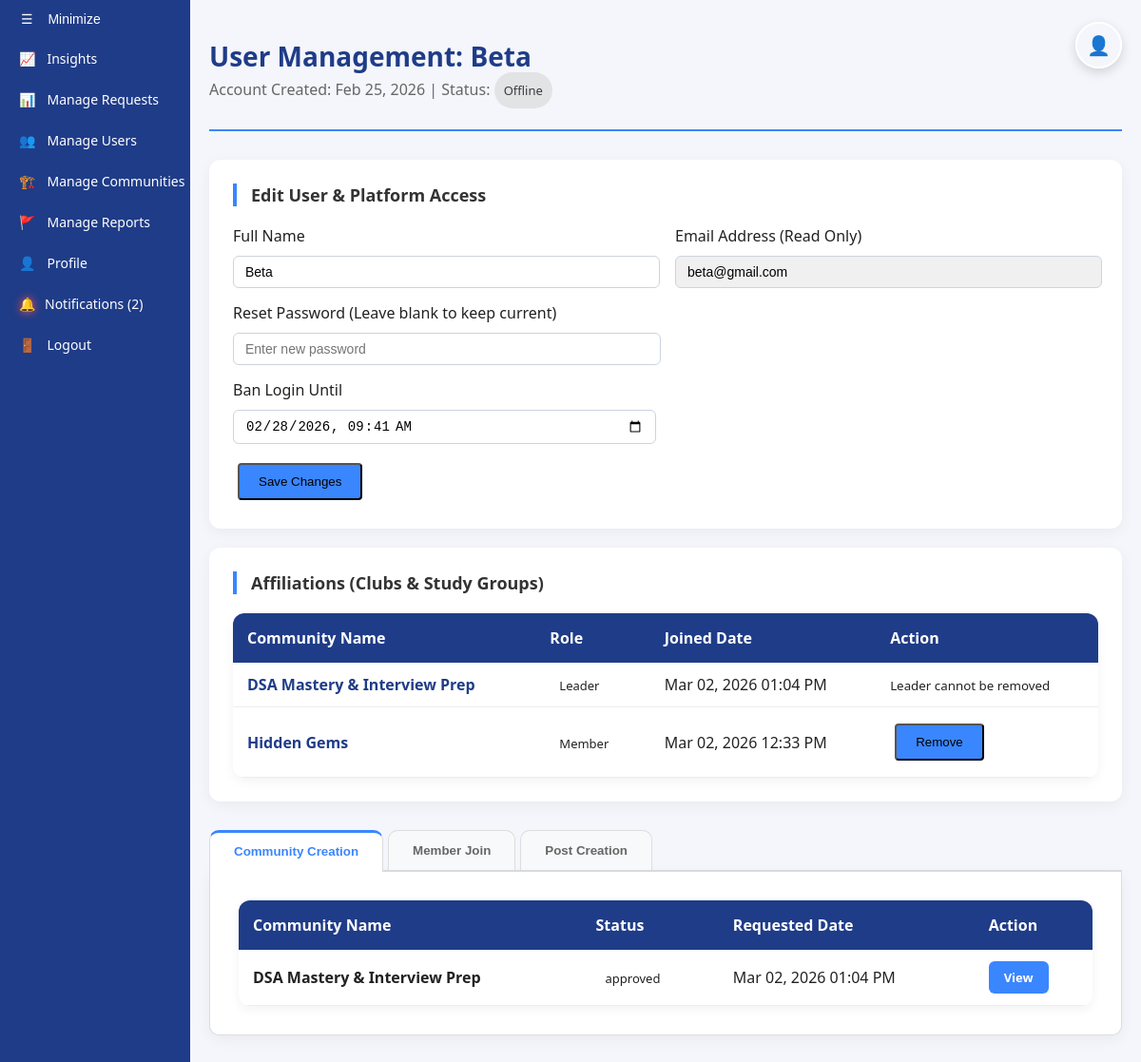
Page /views/view_user_detail.php?id=3 (signed in) on the committed database.
### tables this page shows
CREATE TABLE `users` (
  `id` int(11) NOT NULL,
  `fullname` varchar(100) NOT NULL,
  `email` varchar(100) NOT NULL,
  `google_id` varchar(255) DEFAULT NULL,
  `password` varchar(255) NOT NULL,
  `role` enum('user','admin') NOT NULL DEFAULT 'user',
  `created_at` timestamp NOT NULL DEFAULT current_timestamp(),
  `last_activity` datetime DEFAULT current_timestamp(),
  `ban_until` datetime DEFAULT NULL
);

CREATE TABLE `communities` (
  `id` int(11) NOT NULL,
  `leader_name` varchar(100) NOT NULL,
  `leader_email` varchar(100) NOT NULL,
  `community_name` varchar(100) NOT NULL,
  `type` enum('club','study_group') NOT NULL,
  `category` varchar(50) NOT NULL,
  `description` text NOT NULL,
  `profile_pic` varchar(255) DEFAULT NULL,
  `purpose` text NOT NULL,
  `disband_reason` text DEFAULT NULL,
  `appeal` text DEFAULT NULL,
  `status` enum('pending','approved','rejected','disband_pending') NOT NULL DEFAULT 'pending',
  `created_at` timestamp NOT NULL DEFAULT current_timestamp(),
  `pending_leader` varchar(100) DEFAULT NULL
);

### includes/functions.php (called while the page is built, shortened)
<?php
function isUserOnline($last_activity) {
    try {
        $now = new DateTime();
        $last = new DateTime($last_activity);
        $interval = $now->diff($last);
        return ($interval->i < 5 && $interval->h == 0 && $interval->d == 0);
    } catch (Exception $e) {
        return false;
    }
}
function formatDate($timestamp) {
    return date('M d, Y', strtotime($timestamp));
}
function h($string) {
    return htmlspecialchars($string, ENT_QUOTES, 'UTF-8');
}
?>

### views/view_user_detail.php (the view, shortened to what this page needs)
<?php
require_once __DIR__ . '/../includes/navbar.php';
require_once __DIR__ . '/../includes/functions.php';
$user_id = intval($_GET['id']);
$stmt = $conn->prepare("SELECT id, fullname, email, role, last_activity, ban_until, created_at FROM users WHERE id = ?");
$stmt->bind_param("i", $user_id);
$stmt->execute();
$user = $stmt->get_result()->fetch_assoc();
$target_email = $user['email'];
$is_online = isUserOnline($user['last_activity']);
$stmt = $conn->prepare("
    SELECT
        id,
        community_name,
        'leader' AS member_role,
        created_at AS joined_at
    FROM communities
    WHERE leader_email = ? AND status = 'approved'
    UNION ALL
    -- Get groups where the user is a MEMBER
    SELECT
        c.id,
        c.community_name,
        m.role AS member_role,
        m.joined_at
    FROM members m
    JOIN communities c ON m.community_id = c.id
    WHERE m.user_email = ?
    ORDER BY joined_at DESC
");
$stmt->bind_param("ss", $target_email, $target_email);
$stmt->execute();
$communities = $stmt->get_result();
$stmt_creation = $conn->prepare("SELECT id,community_name, status, created_at FROM communities WHERE leader_email = ?");
$stmt_creation->bind_param("s", $target_email);
$stmt_creation->execute();
$creation_requests = $stmt_creation->get_result();
?>
<link rel="stylesheet" href="../assets/css/global.css?v=<?php echo time(); ?>">
<link rel="stylesheet" href="../assets/css/dashboards.css?v=<?php echo time(); ?>">
<link rel="stylesheet" href="../assets/css/tab_system.css?v=<?php echo time(); ?>">
<link rel="stylesheet" href="../assets/css/toast.css?v=<?php echo time(); ?>">
<div class="main-content" id="main">
    <div class="dashboard-container">
        <div class="dashboard-header">
            <h1>User Management: <?= h($user['fullname']); ?></h1>
            <p>
                Account Created: <?= formatDate($user['created_at']); ?> |
                Status: <?= $is_online ? '<span class="status-badge online">● Online</span>' : '<span class="status-badge offline">Offline</span>' ?>
            </p>
        </div>
        <div class="admin-table-card mb-4">
            <h3>Edit User & Platform Access</h3>
            <form id="adminUpdateForm" action="../api/member_actions_handler.php" method="POST">
                <div class="row" style="display: flex; gap: 20px; flex-wrap: wrap;">
                    <div style="flex: 1;">
                        <label>Full Name</label>
                        <input type="text" name="new_name" class="filter-input" style="width:95%; margin-top: 10px"  value="<?= h($user['fullname']); ?>">
                    </div>
                    <div style="flex: 1;">
                        <label>Email Address (Read Only)</label>
                        <input type="email" class="filter-input" style="width:95%; background: #f0f0f0; cursor: not-allowed; margin-top: 10px" value="<?= h($user['email']); ?>" readonly>
                    </div>
                </div>
                <div class="row" style="display: flex; gap: 20px; margin-top: 15px;">
                    <div style="width: 49%;">
                        <label>Reset Password (Leave blank to keep current)</label>
                        <input type="password" name="reset_password" class="filter-input" style="width:95%;margin-top: 10px" placeholder="Enter new password">
                    </div>
                </div>
                <div class="row" style="margin-top: 15px;">
                    <label>Ban Login Until</label><br>
                    <input type="datetime-local" name="ban_until" class="filter-input" style="width:46%;margin-top: 10px" value="<?= $user['ban_until'] ? date('Y-m-d\TH:i', strtotime($user['ban_until'])) : ''; ?>">
                </div>
                <button type="button" onclick="confirmUpdate()" class="btn" style="margin-top:20px;">Save Changes</button>
            </form>
        </div>
        <div class="admin-table-card mb-4">
            <h3>Affiliations (Clubs & Study Groups)</h3>
            <table class="standard-table">
                <thead>
                    <tr>
                        <th>Community Name</th>
                        <th>Role</th>
                        <th>Joined Date</th>
                        <th>Action</th>
                    </tr>
                </thead>
                <tbody>
                    <?php while ($row = $communities->fetch_assoc()): ?>
                    <tr>
                        <td>
                            <a href="../views/view_club.php?id=<?= $row['id']; ?>" target="_blank" style="text-decoration: none; color: #1f3c88; font-weight: 600;">
                                <?= h($row['community_name']); ?>
                            </a>
                        </td>
                        <td><span class="status-badge"><?= ucfirst($row['member_role']); ?></span></td>
                        <td><?= date('M d, Y h:i A', strtotime($row['joined_at'])); ?></td>
                        <td>
                            <?php if ($row['member_role'] !== 'leader'): ?>
                            <form action="../api/member_actions_handler.php" method="POST" style="display:inline;" onsubmit="return confirmRemoval('<?= h($row['community_name']); ?>')">
                                <button type="submit" class="btn-danger btn ">Remove</button>
                            </form>
                            <?php else: ?>
                                <small>Leader cannot be removed</small>
                            <?php endif; ?>
                        </td>
                    </tr>
                    <?php endwhile; ?>
                </tbody>
            </table>
        </div>
        <div class="tab-system">
            <div class="tab-headers">
                <button class="tab-btn active" onclick="openTab(event, 'Creation')">Community Creation</button>
                <button class="tab-btn" onclick="openTab(event, 'Join')">Member Join</button>
                <button class="tab-btn" onclick="openTab(event, 'Posts')">Post Creation</button>
            </div>
            <div id="Creation" class="tab-content active">
                <table class="standard-table">
                    <thead>
                        <tr>
                            <th>Community Name</th>
                            <th>Status</th>
                            <th>Requested Date</th>
                            <th>Action</th>
                        </tr>
                    </thead>
                    <tbody>
                        <?php while ($req = $creation_requests->fetch_assoc()): ?>
                            <tr>
                                <td><strong><?= h($req['community_name']); ?></strong></td>
                                <td><span class="status-badge"><?= h($req['status']); ?></span></td>
                                <td><?= date('M d, Y h:i A', strtotime($req['created_at'])); ?></td>
                                <td>
                                    <a href="view_request.php?id=<?= $req['id']; ?>" class="btn-small" target="_blank">View</a>
                                </td>
                            </tr>
                        <?php endwhile; if($creation_requests->num_rows == 0) echo "<tr><td colspan='4' style='text-align:center;'>No community creation requests found for this user.</td></tr>"; ?>
                        </tbody>
                    </table>
            </div>
        </div>
    </div>
</div>

### assets/css/global.css (style rules this page uses)
:root { --primary-blue: #1f3c88; --accent-blue: #3a86ff; --bg-light: #f4f6fb; --text-dark: #222; --white: #ffffff; --shadow: 0 4px 12px rgba(0,0,0,0.05); --primary: #1f3c88; --accent: #3a86ff; --text-main: #2d3436; --text-light: #636e72; }
body { margin: 0; font-family: 'Segoe UI', Arial, sans-serif; background: var(--bg-light); color: var(--text-dark); }
.standard-table { width: 100%; border-collapse: collapse; background: var(--white); border-radius: 12px; overflow: hidden; box-shadow: var(--shadow); }
.standard-table th { background: var(--primary-blue); color: white; padding: 15px; text-align: left; }
.standard-table td { padding: 12px 15px; border-bottom: 1px solid #eee; }
.btn { background: var(--accent-blue); color: black; padding: 10px 20px; text-decoration: none; margin: 5px; border-radius: 4px; cursor: pointer; transition: 0.3s; }
.btn-small { display: inline-block; padding: 8px 16px; background: #3a86ff; color: white; text-decoration: none; border-radius: 6px; font-size: 13px; font-weight: 600; transition: background 0.2s; }
.main-content { margin-left: 200px; transition: margin-left 0.3s ease; }
.filter-input { padding: 8px 12px; border-radius: 6px; border: 1px solid #ccd3e0; background: white; font-size: 14px; transition: all 0.2s ease; outline: none; }
.filter-input[type="text"] { flex: 1; }

### assets/css/dashboards.css (style rules this page uses)
.dashboard-container { max-width: 1000px; margin: 20px auto; padding: 20px; }
.dashboard-header { margin-bottom: 30px; border-bottom: 2px solid #3a86ff; padding-bottom: 15px; }
.dashboard-header h1 { font-size: 28px; color: #1f3c88; margin: 0; }
.dashboard-header p { color: #666; margin-top: 5px; }
.admin-table-card { margin-bottom: 20px; background: white; padding: 25px; border-radius: 12px; box-shadow: 0 4px 15px rgba(0,0,0,0.05); }
.admin-table-card h3 { margin-top: 0; margin-bottom: 20px; color: #333; font-size: 18px; border-left: 4px solid #3a86ff; padding-left: 15px; }
.status-badge { font-size: 13px; padding: 10px; border-radius: 30px; }
.offline { background: #e2e3e5; color: #383d41; }

### assets/css/tab_system.css (style rules this page uses)
.tab-system { margin-top: 30px; }
.tab-headers { display: flex; gap: 5px; border-bottom: 2px solid #ddd; }
.tab-btn { padding: 12px 25px; border: 1px solid #ddd; border-bottom: none; background: #f8f9fa; cursor: pointer; font-weight: 600; border-radius: 10px 10px 0 0; transition: 0.3s; color: #666; }
.tab-btn.active { background: white; color: #3a86ff; border-top: 3px solid #3a86ff; margin-bottom: -2px; padding-bottom: 14px; }
.tab-content { display: none; background: white; padding: 30px; border: 1px solid #ddd; border-top: none; border-radius: 0 0 10px 10px; box-shadow: 0 4px 15px rgba(0,0,0,0.05); }
.tab-content.active { display: block !important; }

### rows in the picture
users: fullname "Beta", created_at "Feb 25, 2026", new_name "Beta", email "beta@gmail.com", ban_until "02/28/2026 09:41"
communities: community_name "DSA Mastery & Interview Prep", status "approved", created_at "Mar 02, 2026 01:04 PM"

### other values in the picture
$unread_count "2"
$row['community_name'] "DSA Mastery & Interview Prep"
$row['member_role'] "Leader"
date('M d, Y h:i A', strtotime($row['joined_at'])) "Mar 02, 2026 01:04 PM"
$row['community_name'] "Hidden Gems"
$row['member_role'] "Member"
date('M d, Y h:i A', strtotime($row['joined_at'])) "Mar 02, 2026 12:33 PM"
